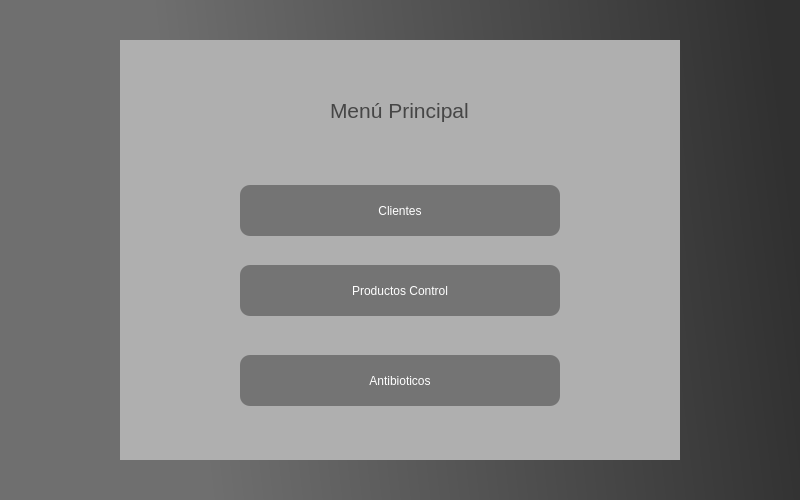
<?xml version="1.0" encoding="UTF-8"?>
<ui version="4.0">
 <class>MainWindow</class>
 <widget class="QMainWindow" name="MainWindow">
  <property name="geometry">
   <rect>
    <x>0</x>
    <y>0</y>
    <width>800</width>
    <height>500</height>
   </rect>
  </property>
  <property name="minimumSize">
   <size>
    <width>800</width>
    <height>500</height>
   </size>
  </property>
  <property name="maximumSize">
   <size>
    <width>800</width>
    <height>500</height>
   </size>
  </property>
  <property name="windowTitle">
   <string>MainWindow</string>
  </property>
  <property name="styleSheet">
   <string notr="true">QWidget#centralwidget{background-color: qlineargradient(spread:pad, x1:0, y1:0.625, x2:1, y2:0.551, stop:0.232955 rgba(111, 111, 111, 255), stop:1 rgba(74, 74, 74, 255));
background-color: qlineargradient(spread:pad, x1:0, y1:0.625, x2:1, y2:0.551, stop:0.232955 rgba(111, 111, 111, 255), stop:1 rgba(48, 48, 48, 255));}</string>
  </property>
  <widget class="QWidget" name="centralwidget">
   <widget class="QGroupBox" name="groupBox_2">
    <property name="geometry">
     <rect>
      <x>120</x>
      <y>40</y>
      <width>560</width>
      <height>420</height>
     </rect>
    </property>
    <property name="cursor">
     <cursorShape>ArrowCursor</cursorShape>
    </property>
    <property name="styleSheet">
     <string notr="true">QWidget#groupBox_2{background-color: qlineargradient(spread:pad, x1:0, y1:0.625, x2:1, y2:0.551, stop:0 rgba(175, 175, 175, 255));
font: 12pt &quot;MS Shell Dlg 2&quot;;
border: none;}

</string>
    </property>
    <property name="title">
     <string/>
    </property>
    <widget class="QPushButton" name="clientesBoton">
     <property name="geometry">
      <rect>
       <x>120</x>
       <y>145</y>
       <width>320</width>
       <height>51</height>
      </rect>
     </property>
     <property name="cursor">
      <cursorShape>PointingHandCursor</cursorShape>
     </property>
     <property name="styleSheet">
      <string notr="true">QWidget#clientesBoton{border-radius:10px;
	font: 10pt &quot;MS Shell Dlg 2&quot;;
color: rgb(255, 255, 255);
background-color: qlineargradient(spread:pad, x1:0, y1:0.625, x2:1, y2:0.551, stop:0 rgba(116, 116, 116, 255));
border: 1px;
border-color: qlineargradient(spread:pad, x1:0, y1:0, x2:1, y2:1, stop:1 rgba(220, 220, 220, 255));}
QWidget#clientesBoton:hover{
	background-color: qlineargradient(spread:pad, x1:0, y1:0, x2:1, y2:1, stop:0 rgba(240, 240, 240, 255));
	color: rgb(68, 68, 68);
	border-color: rgb(68, 68, 68);
	shadow: large;
}</string>
     </property>
     <property name="text">
      <string>Clientes</string>
     </property>
    </widget>
    <widget class="QLabel" name="label">
     <property name="geometry">
      <rect>
       <x>210</x>
       <y>50</y>
       <width>141</width>
       <height>41</height>
      </rect>
     </property>
     <property name="font">
      <font>
       <pointsize>16</pointsize>
      </font>
     </property>
     <property name="styleSheet">
      <string notr="true">color: rgb(70, 70, 70);</string>
     </property>
     <property name="text">
      <string>Menú Principal</string>
     </property>
    </widget>
    <widget class="QPushButton" name="prodControlBoton">
     <property name="geometry">
      <rect>
       <x>120</x>
       <y>225</y>
       <width>320</width>
       <height>51</height>
      </rect>
     </property>
     <property name="cursor">
      <cursorShape>PointingHandCursor</cursorShape>
     </property>
     <property name="styleSheet">
      <string notr="true">QWidget#prodControlBoton{border-radius:10px;
	font: 10pt &quot;MS Shell Dlg 2&quot;;
color: rgb(255, 255, 255);
background-color: qlineargradient(spread:pad, x1:0, y1:0.625, x2:1, y2:0.551, stop:0 rgba(116, 116, 116, 255));
border: 1px;
border-color: qlineargradient(spread:pad, x1:0, y1:0, x2:1, y2:1, stop:1 rgba(220, 220, 220, 255));}
QWidget#prodControlBoton:hover{
	background-color: qlineargradient(spread:pad, x1:0, y1:0, x2:1, y2:1, stop:0 rgba(240, 240, 240, 255));
	color: rgb(68, 68, 68);
	border-color: rgb(68, 68, 68);
	shadow: large;
}</string>
     </property>
     <property name="text">
      <string>Productos Control</string>
     </property>
    </widget>
    <widget class="QPushButton" name="antibioticoBoton">
     <property name="geometry">
      <rect>
       <x>120</x>
       <y>315</y>
       <width>320</width>
       <height>51</height>
      </rect>
     </property>
     <property name="cursor">
      <cursorShape>PointingHandCursor</cursorShape>
     </property>
     <property name="styleSheet">
      <string notr="true">QWidget#antibioticoBoton{border-radius:10px;
	font: 10pt &quot;MS Shell Dlg 2&quot;;
color: rgb(255, 255, 255);
background-color: qlineargradient(spread:pad, x1:0, y1:0.625, x2:1, y2:0.551, stop:0 rgba(116, 116, 116, 255));
border: 1px;
border-color: qlineargradient(spread:pad, x1:0, y1:0, x2:1, y2:1, stop:1 rgba(220, 220, 220, 255));}
QWidget#antibioticoBoton:hover{
	background-color: qlineargradient(spread:pad, x1:0, y1:0, x2:1, y2:1, stop:0 rgba(240, 240, 240, 255));
	color: rgb(68, 68, 68);
	border-color: rgb(68, 68, 68);
	shadow: large;
}</string>
     </property>
     <property name="text">
      <string>Antibioticos</string>
     </property>
    </widget>
   </widget>
  </widget>
 </widget>
 <resources/>
 <connections/>
</ui>
